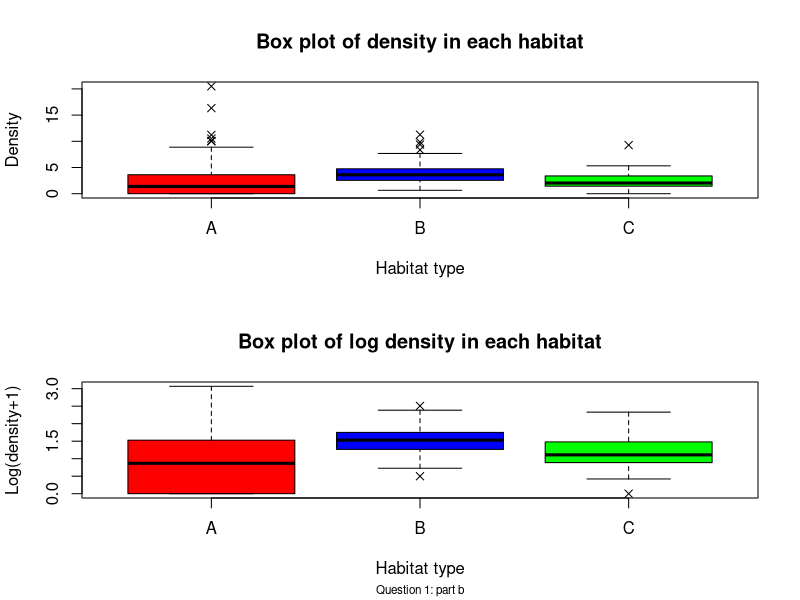
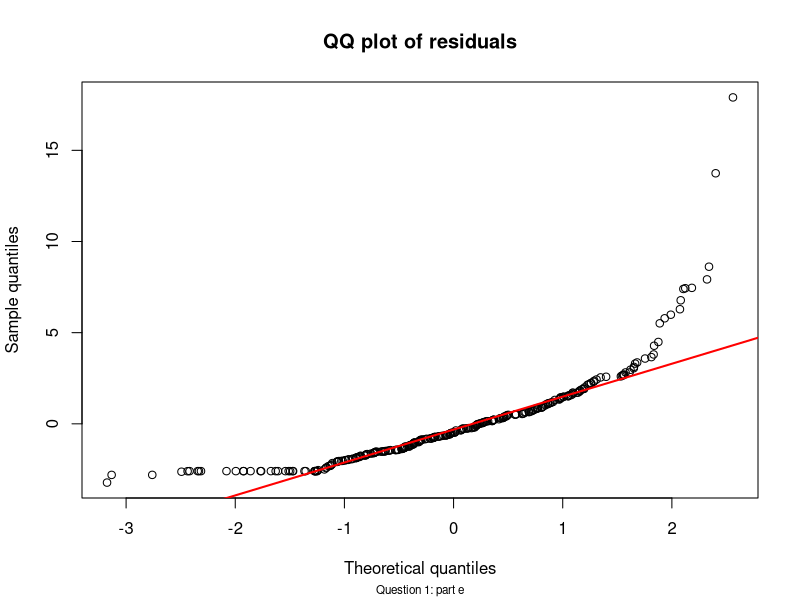

The R script that drew these images, in order:
## Question 1: Wild Life Population Density

# Part a

#Loading in dataset and setting working directory
setwd("~/Desktop/Statistical Computing/CW/Statistical-Computing-CW1")
eco.df <- read.table("ecoStudy.txt",header = T)

#Turning habitat variable into factor to R to treat it as a categorical variable for plotting and analysis
eco.df$habitat <- factor(eco.df$habitat,levels=c("A","B","C"),labels=c("A","B","C"))
attach(eco.df)

#(i)
round(min(density),3)
#minimum density is 0

#Selecting 1st quantile from the density column of eco-study dataset using quantile function
round(quantile(density)[[2]],3)
#1st quantile of density is 1.413 to (3 d.p.)

round(median(density),3)
#Median of density is 2.744 (3 d.p.)

round(mean(density),3)
#Mean of density is 3.103 (3 d.p.)

#Selecting 3rd quantile
round(quantile(density)[[4]],3)
#3rd quantile of density is 4.193 (3 d.p.)

round(max(density),3)
#maximum value of density is 20.497 (3 d.p.)

#(ii)
table(habitat)
#For habitat A, B and C there are 100, 125 and 75 observations in each category respectively

# Part b

#Creating new column in eco-study dataframe which is log of density+1
eco.df$logDensity <- log(density + 1)

#attaching dataframe again so can access new variable logDensity created
attach(eco.df)

#Saving graphic created below to pdf file called Boxplot.pdf into current directory (set at start up)
pdf(file="Boxplot.pdf")

#Creating graphic of side by side box plots
par(mfrow=c(2,1))

boxplot(density~habitat,
        main="Box plot of density in each habitat",
        xlab="Habitat type",
        ylab="Density",
        col=c("red","blue","green"),
        pch=4)

boxplot(logDensity~habitat,
        main="Box plot of log density in each habitat",
        xlab="Habitat type",
        ylab="Log(density+1)",
        col=c("red","blue","green"),
        sub="Question 1: part b",
        cex.sub = 0.7,
        pch=4)

dev.off()

# Part c

#(i)
#Creating vectors to store the observed densities of each habitat type
density.A <- density[habitat=="A"]
density.B <- density[habitat=="B"]
density.C <- density[habitat=="C"]

#calculating the denominator of F statistic
F.stat.denom <- (sum((density.A-mean(density.A))^2)+
                   sum((density.B-mean(density.B))^2)+
                   sum((density.C-mean(density.C))^2))/(300-3)

#calculating the numerator of F statistic
F.stat.numerator <- ((100*((mean(density.A)-mean(density))^2))+
                       (125*((mean(density.B)-mean(density))^2))+
                       (75*((mean(density.C)-mean(density))^2)))/(3-1)

#Calculating the F statistic
F.stat <- F.stat.numerator/F.stat.denom
#F statistic is 10.5 to 3 s.f.

#(ii)
#Finding p-value, as pf(.) is probability that x from a RV X~F_{2}{297} is less than F.stat value the probability to be equal or larger is 1-pf(.)
1-pf(F.stat,2,297)
#p-value is 0.0000400 to 3 s.f.

# Part d
#First, I create a function to calculate the numerator and denominator for one habitat type
F.stat <- function(vec=NULL){
  
  numerator<-(length(vec)*(mean(vec)-mean(density))^2)/2
  denominator<-(sum((vec-mean(vec))^2))/(300-3)
  
  #Storing in a list so can extract both values from the function output
  output <- list("num"=numerator,"den"=denominator)
  
  return(list("num"=numerator,"den"=denominator))
}

#Applying the function to each habitat type separately using the tapply function
tapply.out.Fstat<-tapply(density,habitat,FUN=F.stat)

#Calculating the F statistic by extracting and summing the numerator and denominator parts of the tapply output
tapply.F.stat<-sum(c(tapply.out.Fstat$A$num,tapply.out.Fstat$B$num,tapply.out.Fstat$C$num))/
  sum(c(tapply.out.Fstat$A$den,tapply.out.Fstat$B$den,tapply.out.Fstat$C$den))
#The answer is 10.5 (3 s.f.) as before

# Part e
#Function to calculate the residuals within a  selected habitat
residual.func<- function(x){
  
  residuals <- x-mean(x)
  
  return(residuals)
}

#Calculating residuals for each habitat using tapply
residuals.list <- tapply(density, habitat, residual.func)
#Extracting residuals values from list and putting into a vector
residuals<-c(residuals.list$A,residuals.list$B,residuals.list$C)

pdf(file="QQ plot.pdf")
#Creating QQ plot
sorted.residuals<-sort(residuals)
sorted.normal.dist<-sort(rnorm(300))

plot(x=sorted.normal.dist,y=sorted.residuals,
     xlab="Theoretical quantiles",
     ylab="Sample quantiles",
     main="QQ plot of residuals",
     sub="Question 1: part e",
     cex.sub = 0.7)
#Adding in reference line
qqline(residuals, col = "red", lwd = 2)

#Viewing the QQ plot the tails diverge from the line (especially the upper tail which deviates significantly) 
#and the shape is a slight U (quadratic shape). This gives evidence that the normality assumption has not been satisfied.
#Thus using the current evidence the normality assumption is invalid.

dev.off()

detach(eco.df)
#----------------------------------------------------------------------------------------------------# 
## Question 2: Mixture Models

# Part a and b
calcLogMix2Gamma <- function(x,alpha,beta,p){
  
  #checking input arguments are valid 
  if(is.numeric(x)==F || setequal(x,abs(x))==F){
    stop("x is not a numeric vector of only positive values")
    
  }else if(length(alpha)!=2 || is.numeric(alpha)==F || setequal(alpha,abs(alpha))==F){
    stop("alpha needs to a numeric vector of length 2 of positive values")
    
  }else if(length(beta)!=2 || is.numeric(beta)==F || setequal(beta,abs(beta))==F){
    stop("beta needs to a numeric vector of length 2 of positive values")
    
  }else if(is.numeric(p)==F || length(p)!=1 || p>1 || p<0){
    stop("p must be a single numeric value between 0 and 1 inclusive")
  }
  
  #calculating the pdf for each value of x using the provided formula
  pdf.single<-p*(x^(alpha[1]-1)*exp(-beta[1]*x)*beta[1]^alpha[1])/gamma(alpha[1])+
    (1-p)*(x^(alpha[2]-1)*exp(-beta[2]*x)*beta[2]^alpha[2])/gamma(alpha[2])
  
  #calculating the log of the joint probability distribution
  log.joint.prob.dist <- log(prod(pdf.single))
  
  return(log.joint.prob.dist)
}

# Part c
#Creating arguments for calcLogMix2Gamma function
x <- c(0.06, 2.32, 4.81, 0.02, 2.33, 2.18, 0.83, 2.45, 2.10, 3.27)
alpha <- c(0.5, 6)
beta <- c(0.5, 2.5)
p <- 0.35

#Using calcLogMixGamma function with required inputs and rounding to 3 d.p.
round(calcLogMix2Gamma(x,alpha,beta,p),3)

#The log of the joint pdf is -13.928 (to 3 d.p.) using the parameters and observed values above

#-------------------------------------------------------------------------------------------------#
## Question 3: Riemann Integration

# Part a
smoothCurve <- function(x,alpha,beta,p,q,k){
  #To calculate g(x) I split up the term to allow for easier manual 
  #checking of values and reduce errors due to missing a bracket
  
  #calculating numerator and denominator in log term of g(x) function
  numerator <- (gamma(x+beta)^k)*(p^alpha)*(q^beta)
  denominator <- (gamma(alpha)^k)*(gamma(beta)^k)
  
  #combining parts of g(x) to calculate value of g(x)
  g <- sin((1/(2*alpha))*log(numerator/denominator))
  
  return(g)
}

# Part b
calcMidRiemannLoop <- function(xVec,alpha,beta,p,q,k){
  
  #setting up vector to store areas of each individual (x_{i-1},x_{i}) segment
  interval.area<-rep(0,length(xVec)-1)
  
  #loop to calculate the area in each interval
  #As we are told that the x intercept is not crossed in any interval we do not need to worry about 
  #having to split the area into 2 and calculating the area separately for area above and below x-axis
  #as in second plot (b) for interval between [a',b']
  
  for (i in 2:length(xVec)){
    #Calculating x input for g(x) function
    x <- (xVec[i]+xVec[i-1])/2
    
    #using equation 6 with absolute value as area cannot be negative
    interval.area[i-1] <- (xVec[i]-xVec[i-1])*abs(smoothCurve(x,alpha,beta,p,q,k))
  }
  
  #Calculating total area by summing areas within each segment
  approx.area <- sum(interval.area)
  
  return(approx.area)
}

# Part c and d
calcMidRiemann <- function(xVec,alpha,beta,p,q,k){
  #Checking xVec argument
  if (is.numeric(xVec)==F || length(xVec)<2 || setequal(xVec,sort(xVec)==F)){
    stop("xVec argument must be numeric, of length greater than 1 with values in
         increasing order")
    
  }else if (length(alpha)>1 || is.numeric(alpha)==F || alpha<=0){
    stop("alpha must be a single positive numeric value")
    
  }else if (length(beta)>1 || is.numeric(beta)==F || beta<=0){
    stop("beta must be a single positive numeric value")
    
  }else if (length(p)>1 || is.numeric(p)==F){
    stop("p must be a single numeric value")
    
  }else if (length(k)>1 || is.numeric(k)==F){
    stop("k must be a single numeric value")
    
  }else if (length(q)>1 || is.numeric(q)==F){
    stop("q must be a single numeric value")
  }
  #Creating vector containing the intervals which we need to calculate the area of
  interval.region<-xVec[-1]-xVec[1:length(xVec)-1]
  
  #values of x to input into g(x) for each of the corresponding intervals
  x.values <-(xVec[-1]+xVec[1:length(xVec)-1])/2
  
  #calculating each intervals approximate area using equation (6) without summation
  interval.area <- interval.region*abs(smoothCurve(x.values,alpha,beta,p,q,k))
  
  #summing individual areas to find total area 
  approx.area <- sum(interval.area)
  
  return(approx.area)
}

# Part e
#Creating vector of intervals as specified
xVec <- seq(from=2,to=8.5,by=0.01)

round(calcMidRiemann(xVec,2.1,0.5,3,6,2),3)
#The approximate area using middle Riemann sum is 4.737 to 3 d.p.

# Part f
calcMidRiemannAreas <- function(xSeqList,alpha,beta,p,q,k){
  #Using sapply to apply calcMidRiemann function to each list element and return each calculated area as an element of a vector
  vector.of.areas <- sapply(xSeqList,calcMidRiemann,alpha=alpha,beta=beta,p=p,q=q,k=k)
  
  #Summing areas calculated for each list element to find total area
  total.area<-sum(vector.of.areas)
  
  return(total.area)
}

# Part g
#creating list of sequences as defined in question
xSeqList <- list(seq(from=3.5,to=8,by=0.01),seq(from=2,to=4.3,by=0.1),seq(from=1.07,to=9.012,by=0.001))

round(calcMidRiemannAreas(xSeqList,1.9,0.75,2.15,7,1.65),3)
#Total area is 10.847 to 3 d.p.

#-------------------------------------------------------------------------------------------------#
## Question 4: Hidden Markov Model

# Part a
weatherSeqProb <- function(weatherSeq,trProbs,initProbs){
  
  #Setting up vector to store each transition probability in
  transition.prob<-rep(0,length(weatherSeq))
  
  #Finding initial probability of chosen sequence
  if (weatherSeq[1]=="s"){
    transition.prob[1] <- initProbs[1]
  }else if (weatherSeq[1]=="c"){
    transition.prob[1]  <- initProbs[2]
  }else if (weatherSeq[1]=="r"){
    transition.prob[1]  <- initProbs[3]
  }
  #Assigning numeric values to weather sequence letters to be able to call indexes of matrix
  weatherSeq.numeric <- ifelse(weatherSeq=="s",1,ifelse(weatherSeq=="c",2,3))
  
  for (i in 2:length(weatherSeq)){
    #trProbs[i,j] is the probability to go from state i to state j and
    #i-1 in weatherSeq is last state and i is current state, thus can use
    #wetherSeq.numeric to access the transitional probability
    transition.prob[i] <- trProbs[weatherSeq.numeric[i-1],weatherSeq.numeric[i]]
  }
  
  #Calculating log total probability
  total.prob.log <- log(prod(transition.prob))
  
  return(total.prob.log)
}

# Part b
weatherSeq <- c("c","s","c","r","s","s")
trProbs <- matrix(c(0.5,0.4,0.1,0.33,0.35,0.32,0.3,0.3,0.4),nrow=3,ncol=3,byrow = T)
initProbs <- c(0.45,0.25,0.3)

round(weatherSeqProb(weatherSeq,trProbs,initProbs),3)
#log probability of weather sequence is -6.448 (3 d.p.)

# Part c
weatherColourProbs <- function(colourSeq,emitProbs,weatherSeq,trProbs,initProbs){
  #We can rearrange the joint probability to be probability to observe
  #the sequence of weather multiplied by the probability of our friend choosing a certain
  #jacket colour given the weather condition for each day
  
  #calculate probabilities for weather sequence as before
  total.weather.prob <- exp(weatherSeqProb(weatherSeq,trProbs,initProbs))
  
  #Creating numeric vectors of weather and jacket sequence
  weatherSeq.numeric <- ifelse(weatherSeq=="s",1,ifelse(weatherSeq=="c",2,3))
  colourSeq.numeric <- ifelse(colourSeq=="B",1,2)
  
  #Creating vector to store the probabilities of selecting the ith jacket colour  
  #given the ith weather condition in the sequence
  colour.trans.prob <- rep(0,length(colourSeq))
  for (i in 1:length(colourSeq)){
    #Storing prob of selecting the jacket in the ith sequence position for the ith weather condition in the sequence
    colour.trans.prob[i] <- emitProbs[weatherSeq.numeric[i],colourSeq.numeric[i]]  
  }
  
  #calculating log of total probability of observing sequence of weather and jacket colour
  log.total.prob <- log(total.weather.prob*prod(colour.trans.prob))
  
  return(log.total.prob)
}

# Part d
#Setting up arguments to input into function
weatherSeq <- c("r","s","c","r","c","r","s","s")
colourSeq <- c("B","W","W","B","B","W","W","W")
initProbs <- c(0.35,0.45,0.2)
trProbs <- matrix(c(0.55,0.25,0.2,0.25,0.35,0.4,0.2,0.15,0.65),nrow=3,ncol=3,byrow = T)
emitProbs <- matrix(c(0.2,0.8,0.55,0.45,0.9,0.1),nrow=3,ncol=2,byrow = T)

round(weatherColourProbs(colourSeq,emitProbs,weatherSeq,trProbs,initProbs),3)
#Answer is -15.121 (3 d.p.)
